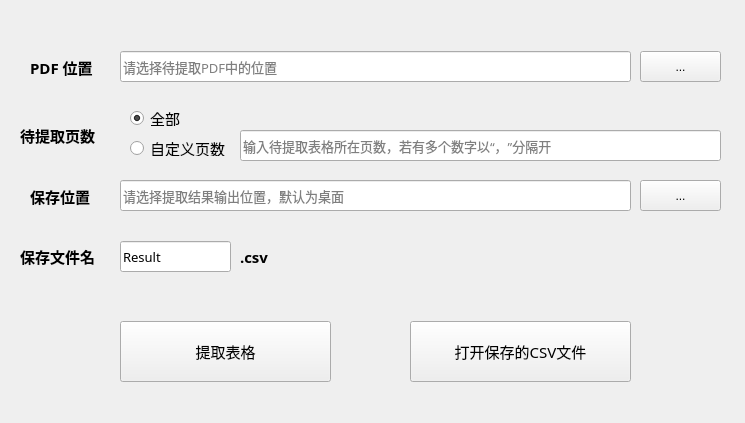
<?xml version="1.0" encoding="UTF-8"?>
<ui version="4.0">
 <class>Form</class>
 <widget class="QWidget" name="Form">
  <property name="geometry">
   <rect>
    <x>0</x>
    <y>0</y>
    <width>745</width>
    <height>423</height>
   </rect>
  </property>
  <property name="windowTitle">
   <string>提取PDF中的表格</string>
  </property>
  <property name="windowIcon">
   <iconset>
    <normaloff>tool.ico</normaloff>tool.ico</iconset>
  </property>
  <widget class="QLabel" name="label_CSVExt">
   <property name="geometry">
    <rect>
     <x>240</x>
     <y>241</y>
     <width>81</width>
     <height>31</height>
    </rect>
   </property>
   <property name="font">
    <font>
     <family>微软雅黑 Light</family>
     <pointsize>11</pointsize>
     <weight>75</weight>
     <bold>true</bold>
    </font>
   </property>
   <property name="text">
    <string>.csv</string>
   </property>
  </widget>
  <widget class="QPushButton" name="pb_Extract">
   <property name="geometry">
    <rect>
     <x>120</x>
     <y>321</y>
     <width>211</width>
     <height>61</height>
    </rect>
   </property>
   <property name="font">
    <font>
     <family>微软雅黑</family>
     <pointsize>11</pointsize>
    </font>
   </property>
   <property name="text">
    <string>提取表格</string>
   </property>
  </widget>
  <widget class="QLabel" name="label_CSVPos">
   <property name="geometry">
    <rect>
     <x>30</x>
     <y>181</y>
     <width>81</width>
     <height>31</height>
    </rect>
   </property>
   <property name="font">
    <font>
     <family>微软雅黑 Light</family>
     <pointsize>11</pointsize>
     <weight>75</weight>
     <bold>true</bold>
    </font>
   </property>
   <property name="text">
    <string>保存位置</string>
   </property>
  </widget>
  <widget class="QLineEdit" name="le_PdfPos">
   <property name="geometry">
    <rect>
     <x>120</x>
     <y>51</y>
     <width>511</width>
     <height>31</height>
    </rect>
   </property>
   <property name="font">
    <font>
     <family>微软雅黑</family>
     <pointsize>10</pointsize>
     <italic>false</italic>
    </font>
   </property>
   <property name="dragEnabled">
    <bool>false</bool>
   </property>
   <property name="readOnly">
    <bool>true</bool>
   </property>
   <property name="placeholderText">
    <string>请选择待提取PDF中的位置</string>
   </property>
  </widget>
  <widget class="QToolButton" name="tb_OpenPdfPos">
   <property name="geometry">
    <rect>
     <x>640</x>
     <y>51</y>
     <width>81</width>
     <height>31</height>
    </rect>
   </property>
   <property name="text">
    <string>...</string>
   </property>
  </widget>
  <widget class="QLabel" name="label_PdfPos">
   <property name="geometry">
    <rect>
     <x>30</x>
     <y>52</y>
     <width>81</width>
     <height>31</height>
    </rect>
   </property>
   <property name="font">
    <font>
     <family>微软雅黑 Light</family>
     <pointsize>11</pointsize>
     <weight>75</weight>
     <bold>true</bold>
    </font>
   </property>
   <property name="text">
    <string>PDF 位置</string>
   </property>
  </widget>
  <widget class="QPushButton" name="pb_OpenFile">
   <property name="geometry">
    <rect>
     <x>410</x>
     <y>321</y>
     <width>221</width>
     <height>61</height>
    </rect>
   </property>
   <property name="font">
    <font>
     <family>微软雅黑</family>
     <pointsize>11</pointsize>
    </font>
   </property>
   <property name="text">
    <string>打开保存的CSV文件</string>
   </property>
  </widget>
  <widget class="QToolButton" name="tb_OpenCSVPos">
   <property name="geometry">
    <rect>
     <x>640</x>
     <y>180</y>
     <width>81</width>
     <height>31</height>
    </rect>
   </property>
   <property name="text">
    <string>...</string>
   </property>
  </widget>
  <widget class="QRadioButton" name="rb_CustomPages">
   <property name="geometry">
    <rect>
     <x>130</x>
     <y>140</y>
     <width>101</width>
     <height>16</height>
    </rect>
   </property>
   <property name="font">
    <font>
     <pointsize>11</pointsize>
    </font>
   </property>
   <property name="text">
    <string>自定义页数</string>
   </property>
   <attribute name="buttonGroup">
    <string notr="true">buttonGroup</string>
   </attribute>
  </widget>
  <widget class="QRadioButton" name="rb_AllPages">
   <property name="geometry">
    <rect>
     <x>130</x>
     <y>110</y>
     <width>141</width>
     <height>16</height>
    </rect>
   </property>
   <property name="font">
    <font>
     <pointsize>11</pointsize>
    </font>
   </property>
   <property name="text">
    <string>全部</string>
   </property>
   <property name="checked">
    <bool>true</bool>
   </property>
   <attribute name="buttonGroup">
    <string notr="true">buttonGroup</string>
   </attribute>
  </widget>
  <widget class="QLabel" name="label_ExtractPages">
   <property name="geometry">
    <rect>
     <x>20</x>
     <y>120</y>
     <width>91</width>
     <height>31</height>
    </rect>
   </property>
   <property name="font">
    <font>
     <family>微软雅黑 Light</family>
     <pointsize>11</pointsize>
     <weight>75</weight>
     <bold>true</bold>
    </font>
   </property>
   <property name="text">
    <string>待提取页数</string>
   </property>
  </widget>
  <widget class="QLabel" name="label_CSVName">
   <property name="geometry">
    <rect>
     <x>20</x>
     <y>241</y>
     <width>81</width>
     <height>31</height>
    </rect>
   </property>
   <property name="font">
    <font>
     <family>微软雅黑 Light</family>
     <pointsize>11</pointsize>
     <weight>75</weight>
     <bold>true</bold>
    </font>
   </property>
   <property name="text">
    <string>保存文件名</string>
   </property>
  </widget>
  <widget class="QLineEdit" name="le_CSVPos">
   <property name="geometry">
    <rect>
     <x>120</x>
     <y>180</y>
     <width>511</width>
     <height>31</height>
    </rect>
   </property>
   <property name="font">
    <font>
     <family>微软雅黑</family>
     <pointsize>10</pointsize>
     <italic>false</italic>
    </font>
   </property>
   <property name="dragEnabled">
    <bool>false</bool>
   </property>
   <property name="readOnly">
    <bool>true</bool>
   </property>
   <property name="placeholderText">
    <string>请选择提取结果输出位置，默认为桌面</string>
   </property>
  </widget>
  <widget class="QLineEdit" name="le_CustomPages">
   <property name="geometry">
    <rect>
     <x>240</x>
     <y>130</y>
     <width>481</width>
     <height>31</height>
    </rect>
   </property>
   <property name="font">
    <font>
     <family>微软雅黑</family>
     <pointsize>10</pointsize>
     <italic>false</italic>
    </font>
   </property>
   <property name="dragEnabled">
    <bool>false</bool>
   </property>
   <property name="readOnly">
    <bool>true</bool>
   </property>
   <property name="placeholderText">
    <string>输入待提取表格所在页数，若有多个数字以“，”分隔开</string>
   </property>
   <property name="clearButtonEnabled">
    <bool>true</bool>
   </property>
  </widget>
  <widget class="QLineEdit" name="le_CSVName">
   <property name="geometry">
    <rect>
     <x>120</x>
     <y>241</y>
     <width>111</width>
     <height>31</height>
    </rect>
   </property>
   <property name="font">
    <font>
     <family>微软雅黑</family>
     <pointsize>10</pointsize>
     <italic>false</italic>
    </font>
   </property>
   <property name="text">
    <string>Result</string>
   </property>
   <property name="dragEnabled">
    <bool>false</bool>
   </property>
   <property name="placeholderText">
    <string>默认为Result</string>
   </property>
  </widget>
 </widget>
 <resources/>
 <connections/>
 <buttongroups>
  <buttongroup name="buttonGroup"/>
 </buttongroups>
</ui>
